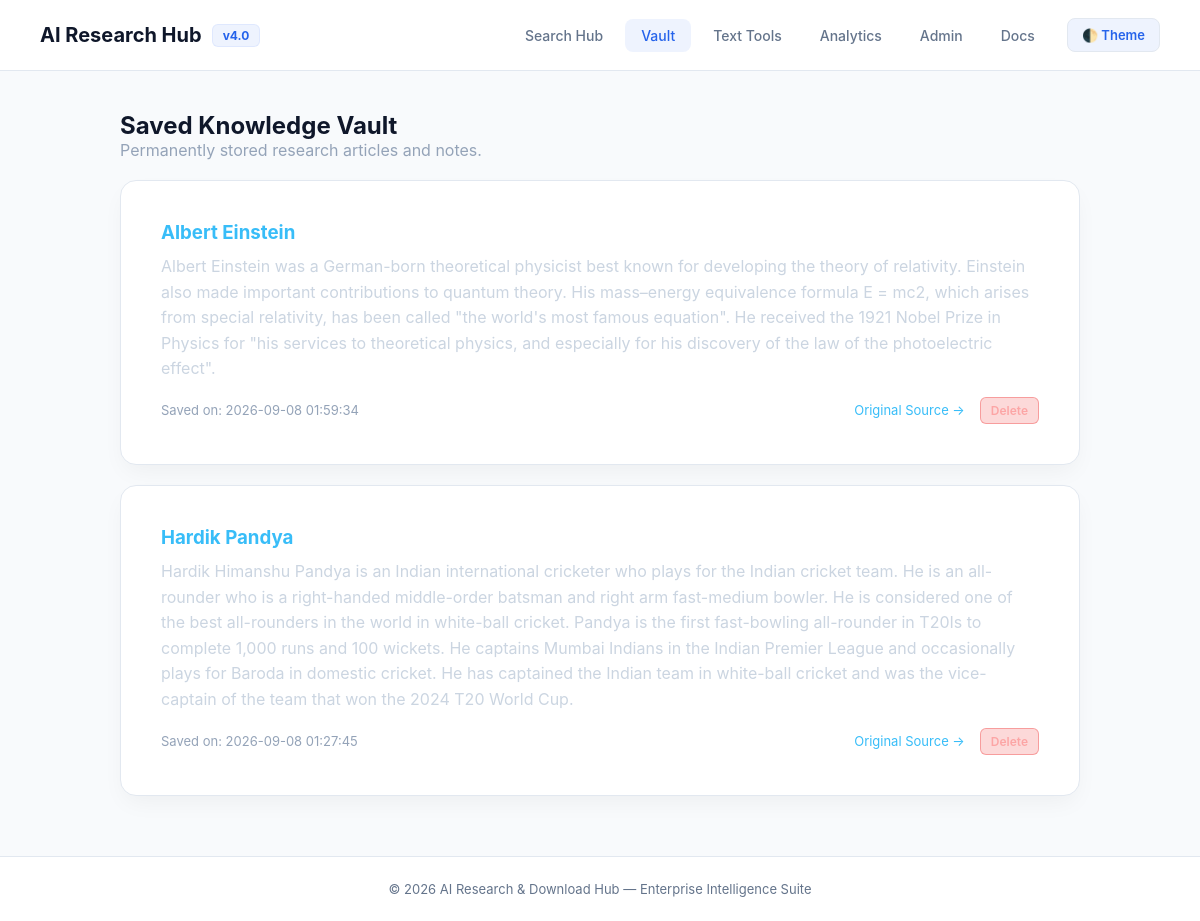
/bookmarks, run on the app's committed database.
### tables this page shows
CREATE TABLE bookmarks (
            id INTEGER PRIMARY KEY AUTOINCREMENT,
            title TEXT,
            summary TEXT,
            url TEXT,
            timestamp TEXT
        );

### app.py (the view)
@app.route('/bookmarks')
def bookmarks_page():
    saved_items = get_bookmarks()
    return render_template('bookmarks.html', bookmarks=saved_items)

### database.py (called while the page is built)
def get_bookmarks():
    conn = sqlite3.connect(DB_NAME)
    cursor = conn.cursor()
    cursor.execute("SELECT id, title, summary, url, timestamp FROM bookmarks ORDER BY id DESC")
    rows = cursor.fetchall()
    conn.close()
    return rows

### templates/bookmarks.html
{% extends "base.html" %}
{% block content %}
<h2>Saved Knowledge Vault</h2>
<p style="color: #94a3b8; margin-bottom: 20px;">Permanently stored research articles and notes.</p>
{% if bookmarks %}
    {% for item in bookmarks %}
    <div class="card" style="margin-bottom: 20px; position: relative;">
        <h3 style="color: #38bdf8; margin-top:0;">{{ item[1] }}</h3>
        <p style="color: #cbd5e1; line-height: 1.6; margin-top: 10px;">{{ item[2] }}</p>
        <div style="display: flex; justify-content: space-between; align-items: center; margin-top: 15px; font-size: 13px; color: #94a3b8; flex-wrap: wrap; gap: 10px;">
            <span>Saved on: {{ item[4] }}</span>
            <div style="display: flex; gap: 15px; align-items: center;">
                {% if item[3] != '#' %}
                    <a href="{{ item[3] }}" target="_blank" style="color: #38bdf8; text-decoration: none;">Original Source &rarr;</a>
                {% endif %}
                <form action="/delete_bookmark/{{ item[0] }}" method="POST" style="margin: 0;">
                    <button type="submit" style="background: rgba(239, 68, 68, 0.2); color: #fca5a5; border: 1px solid rgba(239, 68, 68, 0.4); padding: 5px 10px; font-size: 12px; border-radius: 6px; cursor: pointer;">Delete</button>
                </form>
            </div>
        </div>
    </div>
    {% endfor %}
{% else %}
    <div class="card">
        <p style="color: #94a3b8;">No bookmarks saved yet. Search a topic and save it to your vault!</p>
    </div>
{% endif %}
{% endblock %}

### templates/base.html (shortened to what this page needs)
<!DOCTYPE html>
<html lang="en">
<head>
    <link rel="stylesheet" href="{{ url_for('static', filename='style.css') }}">
</head>
<body>
    <header>
        <div class="logo">
            AI Research Hub <span>v4.0</span>
        </div>
        <nav>
            <a href="/" class="{% if request.path == '/' %}active{% endif %}">Search Hub</a>
            <a href="/bookmarks" class="{% if request.path == '/bookmarks' %}active{% endif %}">Vault</a>
            <a href="/text-tools" class="{% if request.path == '/text-tools' %}active{% endif %}">Text Tools</a>
            <a href="/dashboard" class="{% if request.path == '/dashboard' %}active{% endif %}">Analytics</a>
            <a href="/admin" class="{% if request.path == '/admin' %}active{% endif %}">Admin</a>
            <a href="/about" class="{% if request.path == '/about' %}active{% endif %}">Docs</a>
            <button onclick="toggleTheme()" id="themeBtn" style="background: var(--accent-blue-light); color: var(--accent-blue); border: 1px solid var(--border-color); padding: 8px 14px; border-radius: 8px; font-size: 13px; font-weight: 600; cursor: pointer; margin-left: 10px;">🌓 Theme</button>
        </nav>
    </header>
    <div class="container">
        {% block content %}{% endblock %}
    </div>
    <footer>
        <p>&copy; 2026 AI Research & Download Hub &mdash; Enterprise Intelligence Suite</p>
    </footer>
</body>
</html>

### static/style.css (style rules this page uses)
:root { --bg-primary: #f8fafc; --bg-card: #ffffff; --border-color: #e2e8f0; --text-main: #0f172a; --text-muted: #64748b; --accent-blue: #2563eb; --accent-blue-light: rgba(37, 99, 235, 0.08); --accent-green: #16a34a; }
* { box-sizing: border-box; margin: 0; padding: 0; font-family: 'Inter', system-ui, -apple-system, sans-serif; }
body { background-color: var(--bg-primary); color: var(--text-main); min-height: 100vh; display: flex; flex-direction: column; transition: background 0.3s, color 0.3s; }
header { background: var(--bg-card); backdrop-filter: blur(10px); border-bottom: 1px solid var(--border-color); padding: 18px 40px; display: flex; justify-content: space-between; align-items: center; position: sticky; top: 0; z-index: 100; }
.logo { font-size: 20px; font-weight: 700; color: var(--text-main); display: flex; align-items: center; gap: 10px; }
.logo span { color: var(--accent-blue); background: var(--accent-blue-light); padding: 3px 10px; border-radius: 6px; font-size: 12px; border: 1px solid var(--accent-blue-light); }
nav { display: flex; gap: 6px; align-items: center; }
nav a { color: var(--text-muted); text-decoration: none; padding: 8px 16px; border-radius: 8px; font-size: 14px; font-weight: 500; transition: all 0.2s ease; }
nav a:hover, nav a.active { color: var(--accent-blue); background: var(--accent-blue-light); }
.container { max-width: 1000px; width: 100%; margin: 40px auto; padding: 0 20px; flex: 1; }
.card { background: var(--bg-card); border: 1px solid var(--border-color); border-radius: 16px; padding: 40px; box-shadow: 0 10px 25px -5px rgba(0, 0, 0, 0.05); margin-bottom: 30px; }
form { display: flex; gap: 12px; margin-top: 25px; flex-wrap: wrap; }
button[type="submit"], .btn-action { background: var(--accent-blue); color: #ffffff; border: none; padding: 14px 24px; border-radius: 10px; font-weight: 600; font-size: 14px; cursor: pointer; transition: opacity 0.2s; }
footer { text-align: center; padding: 24px; border-top: 1px solid var(--border-color); color: var(--text-muted); font-size: 13px; background: var(--bg-card); }

### data on the page
bookmarks: title "Albert Einstein", summary "Albert Einstein was a German-born theoretical physicist best known for developing the theory of relativity. Einstein also made important contributions to quantum theory. His mass–energy equivalence formula E = mc2, which arises from special relativity, has been called \"the world's most famous equation\". He received the 1921 Nobel Prize in Physics for \"his services to theoretical physics, and especially for his discovery of the law of the photoelectric effect\".", timestamp "2026-09-08 01:59:34"
bookmarks: title "Hardik Pandya", summary "Hardik Himanshu Pandya is an Indian international cricketer who plays for the Indian cricket team. He is an all-rounder who is a right-handed middle-order batsman and right arm fast-medium bowler. He is considered one of the best all-rounders in the world in white-ball cricket. Pandya is the first fast-bowling all-rounder in T20Is to complete 1,000 runs and 100 wickets. He captains Mumbai Indians in the Indian Premier League and occasionally plays for Baroda in domestic cricket. He has captained the Indian team in white-ball cricket and was the vice-captain of the team that won the 2024 T20 World Cup.", timestamp "2026-09-08 01:27:45"
